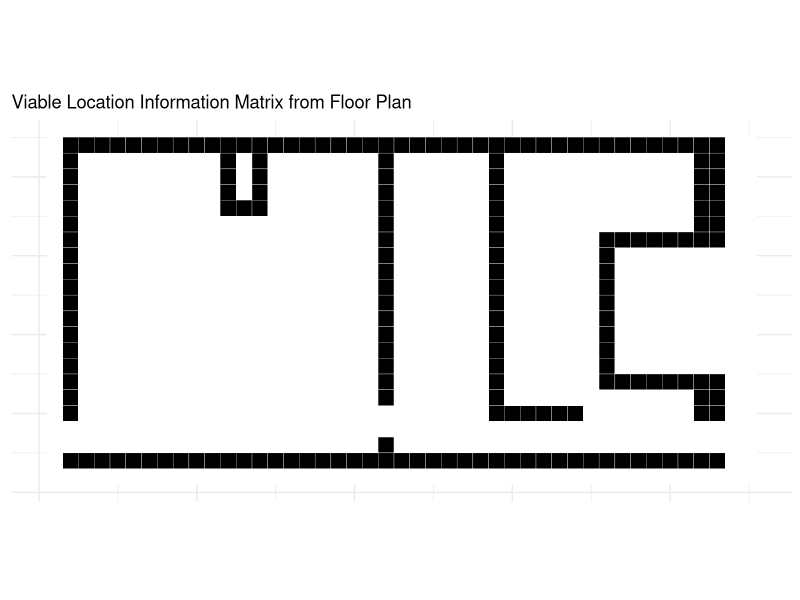
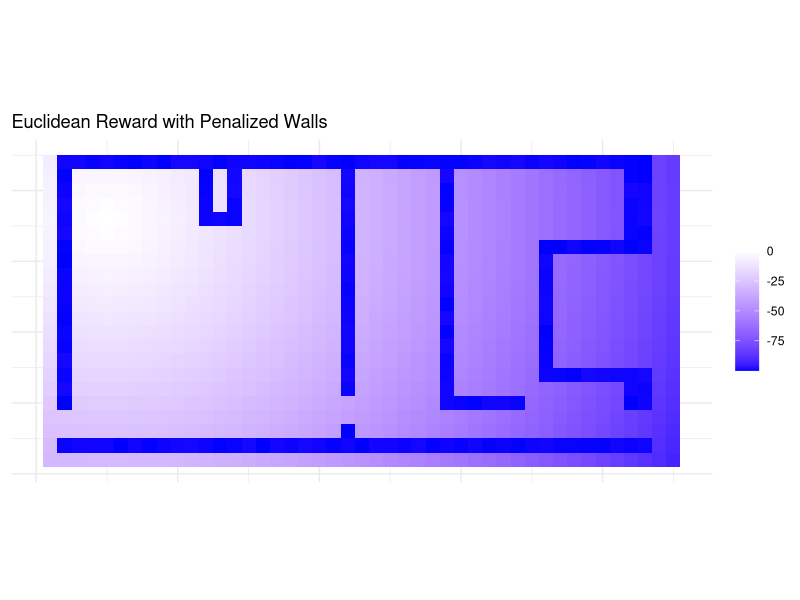

Reproduce these figures in R, in order.
# test python translate fp matrix reading
getwd()

library(ggplot2)
library(reshape2)
df = read.csv("data/floor_plan_matrix1.csv", header = FALSE)
colnames(df) <- NULL
df_mat = as.matrix(df)

matrix_data_long <- melt(df_mat)
colnames(matrix_data_long) <- c("X1", "X2", "value")

mat_plot = ggplot(matrix_data_long, aes(x=X2, y=rev(X1), fill=factor(value))) + 
  geom_tile(color="white") + 
  scale_fill_manual(values=c("0"="white", "1"="black")) + 
  theme_minimal() + 
  ggtitle("Viable Location Information Matrix from Floor Plan") +
  theme(axis.text.x=element_blank(), axis.text.y=element_blank(), 
        axis.ticks=element_blank(), axis.title.x=element_blank(), 
        axis.title.y=element_blank(), legend.position="none") + 
  coord_fixed()
print(mat_plot)


# initial ideas for rewards system
start_point <- c(5, 5)
for (i in 1:nrow(df_mat)) {
  for (j in 1:ncol(df_mat)) {
    if (df_mat[i, j] == 0) {
      dist <- sqrt((i - start_point[1])^2 + (j - start_point[2])^2)
      df_mat[i, j] <- -(dist^(1.2)) 
    }
  }
}
df_mat[df_mat == 1] <- runif(sum(df_mat == 1), min=-100, max=-99)  
df_mat_long <- melt(as.matrix(df_mat))
names(df_mat_long) <- c("X", "Y", "value")
pgrid = ggplot(df_mat_long, aes(Y, rev(X), fill=value)) +
  geom_tile() + ggtitle("Euclidean Reward with Penalized Walls") +
  scale_fill_gradient2(low="blue", high="red", mid="white", midpoint=0) +
  theme_minimal() +
  theme(axis.text.x = element_blank(), axis.text.y = element_blank(),
        axis.ticks = element_blank(), axis.title.x = element_blank(),
        axis.title.y = element_blank(), legend.title = element_blank()) +
  coord_fixed()
print(pgrid)
